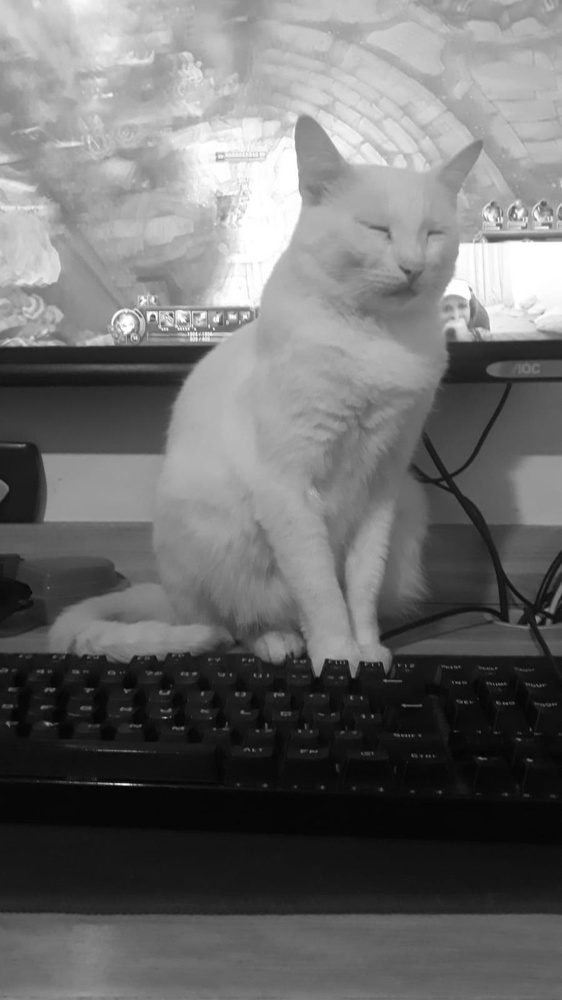
#> input picture Images/imagem4.jpg, 562 x 1000 px, shrunk from 900 x 1600 before the run, found by its file name
$ python FiltragemEspacial.py
#> lines starting #> are read from the running program, lines starting #| are printed output that depends on the picture
import numpy as np
from numpy import asarray
from PIL import Image
from scipy import ndimage


def main():
    # Open image
    image_in = Image.open('images/imagem4.jpg')
#> image_in is the input picture: PIL image 562x1000 L; min 1, max 255, mean 109.5
    # convert image to numpy array
    # convert to int to allow negative values
    image_np = np.array(image_in).astype(int)
    # Convolution filter usingo mode reflect
    kernel = np.array([[ 1, 0,-1],
                       [ 0, 0, 0],
                       [-1, 0, 1]])
    im1 = ndimage.convolve(image_np, kernel, mode='reflect')
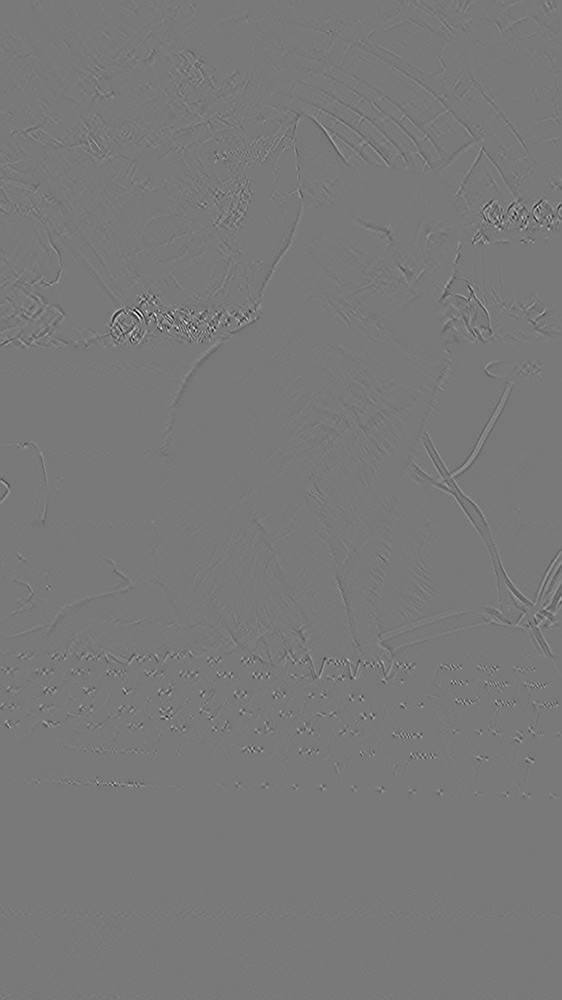
#> im1: shape (1000, 562) int64; min -171, max 189, mean 0; drawn with min black and max white
    # replace negative values with 0
    im1 = np.where(im1<0, 0, im1)
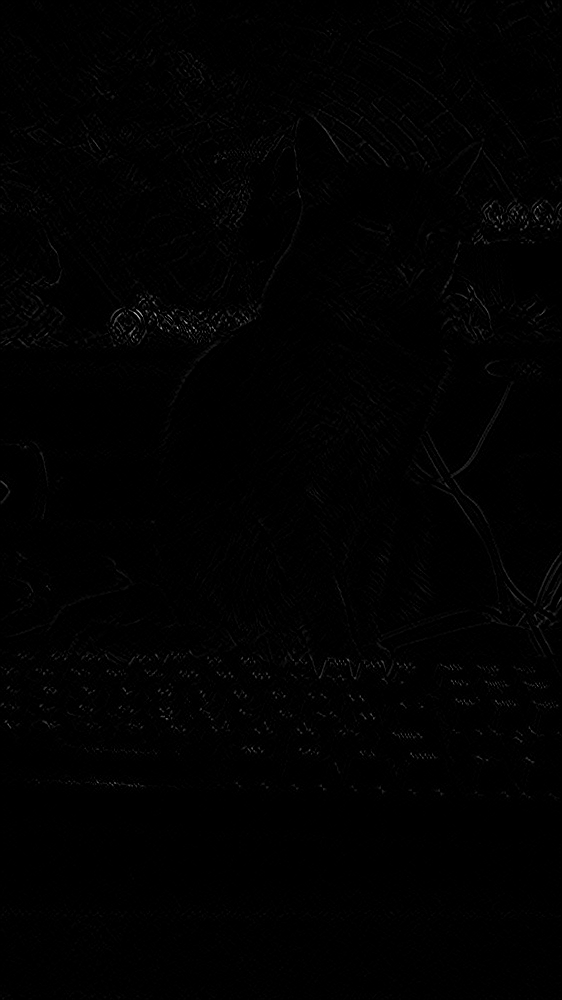
#> im1: shape (1000, 562) int64; min 0, max 189, mean 1.4
    # convert array to image usint uint8 type
    image_out = Image.fromarray(im1.astype('uint8'))
    image_out.save('images/A.jpg')

if __name__ == "__main__":
    main()

$ run again, with Images/imagem1.jpg copied over Images/imagem4.jpg
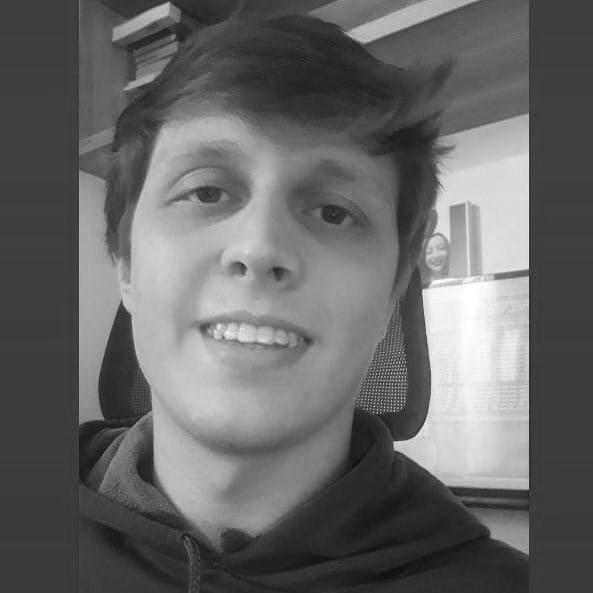
#> input picture Images/imagem1.jpg, 593 x 593 px, found by its file name
#> in main, image_in is the input picture: PIL image 593x593 L; min 12, max 255, mean 102.9
#> in main, `im1 = ndimage.convolve(image_np, kernel, mode='reflect')`:
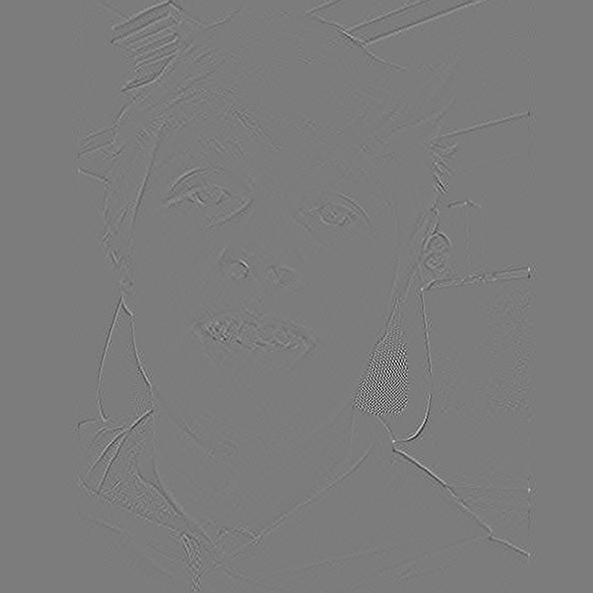
#> im1: shape (593, 593) int64; min -182, max 191, mean 0; drawn with min black and max white
#> in main, `im1 = np.where(im1<0, 0, im1)`:
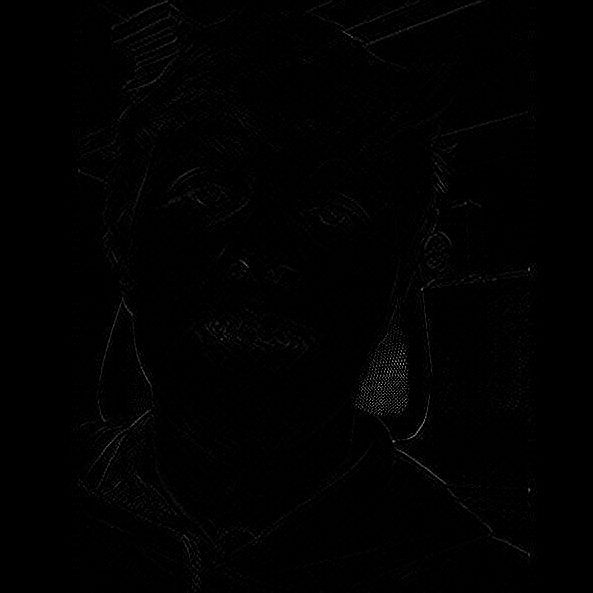
#> im1: shape (593, 593) int64; min 0, max 191, mean 1.4

$ run again, with Images/imagem2.jpg copied over Images/imagem4.jpg
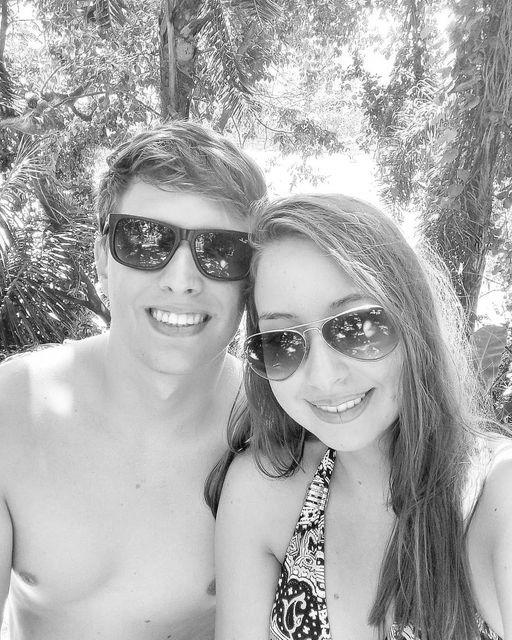
#> input picture Images/imagem2.jpg, 512 x 640 px, found by its file name
#> in main, image_in is the input picture: PIL image 512x640 L; min 0, max 255, mean 171.3
#> in main, `im1 = ndimage.convolve(image_np, kernel, mode='reflect')`:
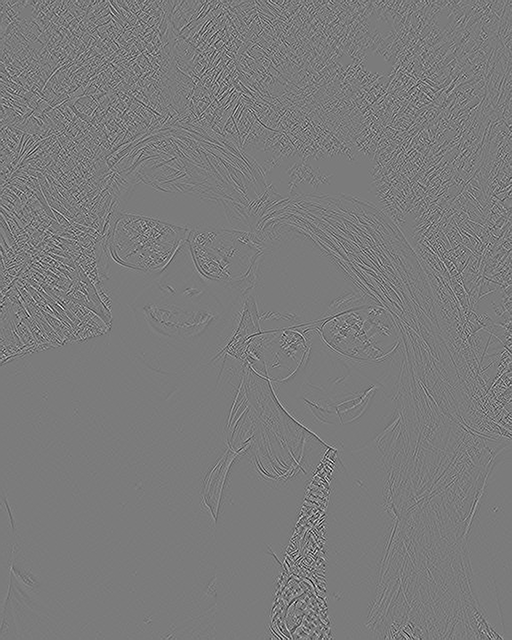
#> im1: shape (640, 512) int64; min -422, max 449, mean 0; drawn with min black and max white
#> in main, `image_out = Image.fromarray(im1.astype('uint8'))`:
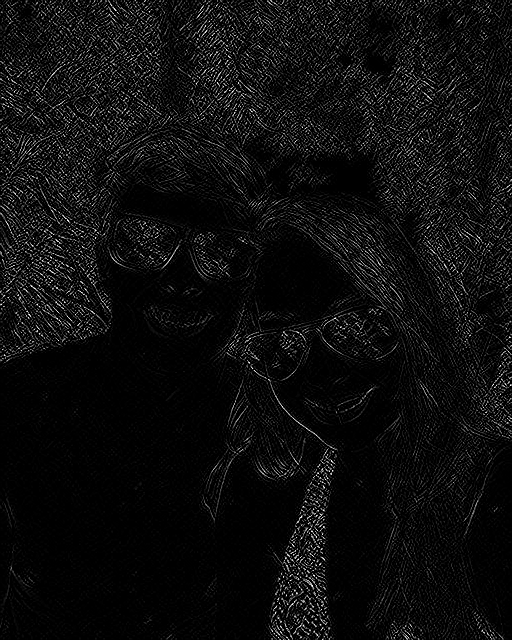
#> image_out: PIL image 512x640 L; min 0, max 255, mean 14.2
